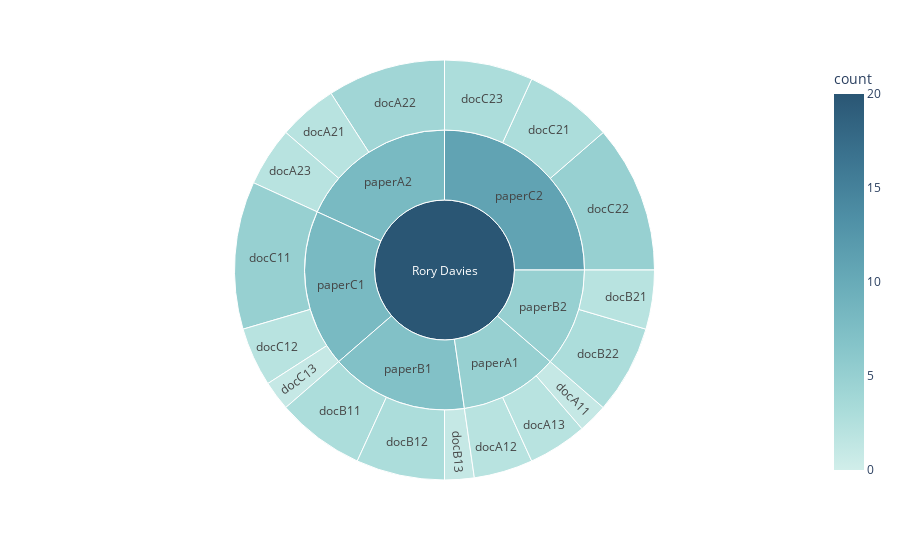

The notebook cell this image was saved under:
### Markdown cell above
### Visualize the Data

Finally, we can take advantage of Cassandra's pre-sorted result to visualise the data into a sunburst chart. 

Notice that only the name of the student in question appears in the center. This is because *author_full_name* is the first column and we know that it's the same thanks to the fact that *author_id* is the partition key, giving us access to all data of a student in one place. 

As a result, a student, in this case Rory, can quickly get an overview of what she/he has contributed in each document in a paper.

### Code cell
from queries import make_queries_get_df
import pandas as pd
import plotly.express as px

contributions_of_student_2_df = make_queries_get_df('''
SELECT author_full_name, paper_id, document_id, type, count(type) as count
FROM component_by_author_id
WHERE author_id = '2'
GROUP BY course_id, paper_id, document_id, type;
''')

#generate the figure object

contributions_of_student_2_df_fig = px.sunburst(contributions_of_student_2_df,
                                             path=['author_full_name', 'paper_id', 'document_id', 'type'],
                                             values='count',
                                             color='count',
                                             color_continuous_midpoint=contributions_of_student_2_df['count'].mean(),
                                             range_color=[0,20],
                                             color_continuous_scale='teal',
                                             maxdepth=3,)

contributions_of_student_2_df_fig.update_traces(hovertemplate='<b>%{label}</b><br><br>Count: %{value}')
contributions_of_student_2_df_fig.show()

### Figure 1 — Plotly figure (JSON) as saved in the notebook; plotly's stock layout.template omitted (floating-point values rounded to 4 significant figures)
{"data": [{"branchvalues": "total", "customdata": [[1], [1], [1], [1], [1], [1], [1], [2], [1], [1], [1], [1], [1], [1], [1], [1], [1], [1], [1], [1], [1], [1], [1], [1], [1], [1], [2], [1], [2], [2], [1], [1], [1], [1], [1], [1], [1], [2], [1], [1], [2], [2], [2], [4], [2], [3], [3], [1], [2], [3], [5], [2], [1], [3], [5], [3], [5], [8], [7], [5], [8], [11], [44]], "domain": {"x": [0, 1], "y": [0, 1]}, "hovertemplate": "<b>%{label}</b><br><br>Count: %{value}", "ids": ["Rory Davies/paperA2/docA23/attachment", "Rory Davies/paperB1/docB12/attachment", "Rory Davies/paperB2/docB21/attachment", "Rory Davies/paperC1/docC12/attachment", "Rory Davies/paperC2/docC22/attachment", "Rory Davies/paperC2/docC23/attachment", "Rory Davies/paperA1/docA11/audio", "Rory Davies/paperA1/docA12/audio", "Rory Davies/paperA1/docA13/audio", "Rory Davies/paperA2/docA22/audio", "Rory Davies/paperA2/docA23/audio", "Rory Davies/paperB1/docB11/audio", "Rory Davies/paperB1/docB13/audio", "Rory Davies/paperC1/docC11/audio", "Rory Davies/paperC2/docC22/audio", "Rory Davies/paperC2/docC23/audio", "Rory Davies/paperA1/docA13/comment", "Rory Davies/paperB2/docB22/comment", "Rory Davies/paperC2/docC21/comment", "Rory Davies/paperC2/docC22/comment", "Rory Davies/paperB2/docB22/discussion", "Rory Davies/paperC1/docC11/discussion", "Rory Davies/paperC2/docC21/discussion", "Rory Davies/paperB1/docB11/image", "Rory Davies/paperB1/docB12/image", "Rory Davies/paperB2/docB21/image", "Rory Davies/paperC1/docC11/image", "Rory Davies/paperC2/docC21/image", "Rory Davies/paperA2/docA21/paragraph", "Rory Davies/paperA2/docA22/paragraph", "Rory Davies/paperB1/docB11/paragraph", "Rory Davies/paperB2/docB22/paragraph", "Rory Davies/paperC1/docC12/paragraph", "Rory Davies/paperC1/docC13/paragraph", "Rory Davies/paperA2/docA22/video", "Rory Davies/paperB1/docB12/video", "Rory Davies/paperC1/docC11/video", "Rory Davies/paperC2/docC22/video", "Rory Davies/paperC2/docC23/video", "Rory Davies/paperA1/docA11", "Rory Davies/paperA1/docA12", "Rory Davies/paperA1/docA13", "Rory Davies/paperA2/docA21", "Rory Davies/paperA2/docA22", "Rory Davies/paperA2/docA23", "Rory Davies/paperB1/docB11", "Rory Davies/paperB1/docB12", "Rory Davies/paperB1/docB13", "Rory Davies/paperB2/docB21", "Rory Davies/paperB2/docB22", "Rory Davies/paperC1/docC11", "Rory Davies/paperC1/docC12", "Rory Davies/paperC1/docC13", "Rory Davies/paperC2/docC21", "Rory Davies/paperC2/docC22", "Rory Davies/paperC2/docC23", "Rory Davies/paperA1", "Rory Davies/paperA2", "Rory Davies/paperB1", "Rory Davies/paperB2", "Rory Davies/paperC1", "Rory Davies/paperC2", "Rory Davies"], "labels": ["attachment", "attachment", "attachment", "attachment", "attachment", "attachment", "audio", "audio", "audio", "audio", "audio", "audio", "audio", "audio", "audio", "audio", "comment", "comment", "comment", "comment", "discussion", "discussion", "discussion", "image", "image", "image", "image", "image", "paragraph", "paragraph", "paragraph", "paragraph", "paragraph", "paragraph", "video", "video", "video", "video", "video", "docA11", "docA12", "docA13", "docA21", "docA22", "docA23", "docB11", "docB12", "docB13", "docB21", "docB22", "docC11", "docC12", "docC13", "docC21", "docC22", "docC23", "paperA1", "paperA2", "paperB1", "paperB2", "paperC1", "paperC2", "Rory Davies"], "marker": {"coloraxis": "coloraxis", "colors": [1, 1, 1, 1, 1, 1, 1, 2, 1, 1, 1, 1, 1, 1, 1, 1, 1, 1, 1, 1, 1, 1, 1, 1, 1, 1, 2, 1, 2, 2, 1, 1, 1, 1, 1, 1, 1, 2, 1, 1, 2, 2, 2, 4, 2, 3, 3, 1, 2, 3, 5, 2, 1, 3, 5, 3, 5, 8, 7, 5, 8, 11, 44]}, "maxdepth": 3, "name": "", "parents": ["Rory Davies/paperA2/docA23", "Rory Davies/paperB1/docB12", "Rory Davies/paperB2/docB21", "Rory Davies/paperC1/docC12", "Rory Davies/paperC2/docC22", "Rory Davies/paperC2/docC23", "Rory Davies/paperA1/docA11", "Rory Davies/paperA1/docA12", "Rory Davies/paperA1/docA13", "Rory Davies/paperA2/docA22", "Rory Davies/paperA2/docA23", "Rory Davies/paperB1/docB11", "Rory Davies/paperB1/docB13", "Rory Davies/paperC1/docC11", "Rory Davies/paperC2/docC22", "Rory Davies/paperC2/docC23", "Rory Davies/paperA1/docA13", "Rory Davies/paperB2/docB22", "Rory Davies/paperC2/docC21", "Rory Davies/paperC2/docC22", "Rory Davies/paperB2/docB22", "Rory Davies/paperC1/docC11", "Rory Davies/paperC2/docC21", "Rory Davies/paperB1/docB11", "Rory Davies/paperB1/docB12", "Rory Davies/paperB2/docB21", "Rory Davies/paperC1/docC11", "Rory Davies/paperC2/docC21", "Rory Davies/paperA2/docA21", "Rory Davies/paperA2/docA22", "Rory Davies/paperB1/docB11", "Rory Davies/paperB2/docB22", "Rory Davies/paperC1/docC12", "Rory Davies/paperC1/docC13", "Rory Davies/paperA2/docA22", "Rory Davies/paperB1/docB12", "Rory Davies/paperC1/docC11", "Rory Davies/paperC2/docC22", "Rory Davies/paperC2/docC23", "Rory Davies/paperA1", "Rory Davies/paperA1", "Rory Davies/paperA1", "Rory Davies/paperA2", "Rory Davies/paperA2", "Rory Davies/paperA2", "Rory Davies/paperB1", "Rory Davies/paperB1", "Rory Davies/paperB1", "Rory Davies/paperB2", "Rory Davies/paperB2", "Rory Davies/paperC1", "Rory Davies/paperC1", "Rory Davies/paperC1", "Rory Davies/paperC2", "Rory Davies/paperC2", "Rory Davies/paperC2", "Rory Davies", "Rory Davies", "Rory Davies", "Rory Davies", "Rory Davies", "Rory Davies", ""], "type": "sunburst", "values": [1, 1, 1, 1, 1, 1, 1, 2, 1, 1, 1, 1, 1, 1, 1, 1, 1, 1, 1, 1, 1, 1, 1, 1, 1, 1, 2, 1, 2, 2, 1, 1, 1, 1, 1, 1, 1, 2, 1, 1, 2, 2, 2, 4, 2, 3, 3, 1, 2, 3, 5, 2, 1, 3, 5, 3, 5, 8, 7, 5, 8, 11, 44]}], "layout": {"coloraxis": {"cmax": 20, "cmid": 1.128, "cmin": 0, "colorbar": {"title": {"text": "count"}}, "colorscale": [[0, "rgb(209, 238, 234)"], [0.1667, "rgb(168, 219, 217)"], [0.3333, "rgb(133, 196, 201)"], [0.5, "rgb(104, 171, 184)"], [0.6667, "rgb(79, 144, 166)"], [0.8333, "rgb(59, 115, 143)"], [1, "rgb(42, 86, 116)"]]}, "legend": {"tracegroupgap": 0}, "margin": {"t": 60}}}
